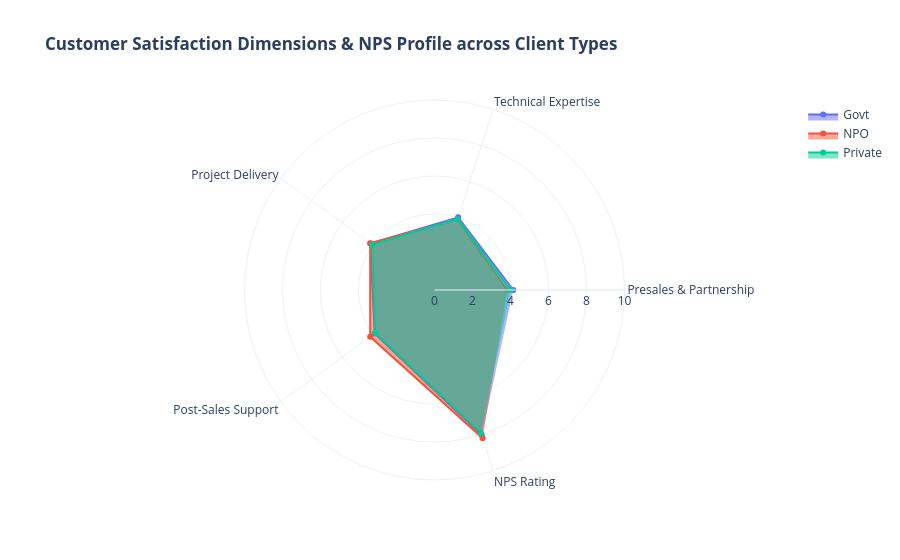

The code cell stored with this chart in its notebook:
### Code cell
# Group data by Client Type to get average scores for satisfaction dimensions and NPS
satisfaction_df = df_merged.groupby('TYPE', as_index=False).agg({
    'PRESALES AND PARTNERSHIP': 'mean',
    'TECHNICAL EXPERTISE': 'mean',
    'PROJECT DELIVERY': 'mean',
    'POST-SALES SUPPORT': 'mean',
    'NPS RATING': 'mean'
})

# Create a Radar/Polar Chart or Grouped Bar Chart comparing service drivers
categories = ['Presales & Partnership', 'Technical Expertise', 'Project Delivery', 'Post-Sales Support', 'NPS Rating']

fig_go2 = go.Figure()

for i, row in satisfaction_df.iterrows():
    fig_go2.add_trace(go.Scatterpolar(
        r=[
            row['PRESALES AND PARTNERSHIP'], 
            row['TECHNICAL EXPERTISE'], 
            row['PROJECT DELIVERY'], 
            row['POST-SALES SUPPORT'], 
            row['NPS RATING']
        ],
        theta=categories,
        fill='toself',
        name=str(row['TYPE'])
    ))

fig_go2.update_layout(
    polar=dict(
        radialaxis=dict(
            visible=True,
            range=[0, df_merged[['PRESALES AND PARTNERSHIP', 'TECHNICAL EXPERTISE', 'PROJECT DELIVERY', 'POST-SALES SUPPORT', 'NPS RATING']].max().max()]
        )),
    title='<b>Customer Satisfaction Dimensions & NPS Profile across Client Types</b>',
    template='plotly_white'
)

fig_go2.show()

### Figure 1 — Plotly figure (JSON) as saved in the notebook; plotly's stock layout.template omitted (floating-point values rounded to 4 significant figures)
{"data": [{"fill": "toself", "name": "Govt", "r": [4.148, 4.02, 4.172, 3.896, 8.044], "theta": ["Presales & Partnership", "Technical Expertise", "Project Delivery", "Post-Sales Support", "NPS Rating"], "type": "scatterpolar"}, {"fill": "toself", "name": "NPO", "r": [3.822, 3.896, 4.185, 4.185, 8.2], "theta": ["Presales & Partnership", "Technical Expertise", "Project Delivery", "Post-Sales Support", "NPS Rating"], "type": "scatterpolar"}, {"fill": "toself", "name": "Private", "r": [4.001, 3.932, 4.056, 3.854, 7.907], "theta": ["Presales & Partnership", "Technical Expertise", "Project Delivery", "Post-Sales Support", "NPS Rating"], "type": "scatterpolar"}], "layout": {"polar": {"radialaxis": {"range": [0, 10], "visible": true}}, "title": {"text": "<b>Customer Satisfaction Dimensions & NPS Profile across Client Types</b>"}}}
